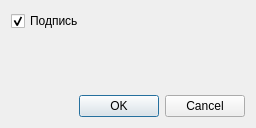
<?xml version="1.0" encoding="UTF-8"?>
<ui version="4.0">
 <class>Dialog</class>
 <widget class="QDialog" name="Dialog">
  <property name="geometry">
   <rect>
    <x>0</x>
    <y>0</y>
    <width>256</width>
    <height>128</height>
   </rect>
  </property>
  <property name="windowTitle">
   <string>Свойства пика</string>
  </property>
  <layout class="QGridLayout" name="gridLayout">
   <item row="2" column="0">
    <widget class="QDialogButtonBox" name="buttonBox">
     <property name="orientation">
      <enum>Qt::Horizontal</enum>
     </property>
     <property name="standardButtons">
      <set>QDialogButtonBox::Cancel|QDialogButtonBox::Ok</set>
     </property>
    </widget>
   </item>
   <item row="1" column="0">
    <spacer name="verticalSpacer">
     <property name="orientation">
      <enum>Qt::Vertical</enum>
     </property>
     <property name="sizeHint" stdset="0">
      <size>
       <width>20</width>
       <height>40</height>
      </size>
     </property>
    </spacer>
   </item>
   <item row="0" column="0">
    <widget class="QCheckBox" name="checkbox_label">
     <property name="text">
      <string>Подпись</string>
     </property>
     <property name="checked">
      <bool>true</bool>
     </property>
    </widget>
   </item>
  </layout>
 </widget>
 <resources/>
 <connections>
  <connection>
   <sender>buttonBox</sender>
   <signal>accepted()</signal>
   <receiver>Dialog</receiver>
   <slot>accept()</slot>
   <hints>
    <hint type="sourcelabel">
     <x>248</x>
     <y>254</y>
    </hint>
    <hint type="destinationlabel">
     <x>157</x>
     <y>274</y>
    </hint>
   </hints>
  </connection>
  <connection>
   <sender>buttonBox</sender>
   <signal>rejected()</signal>
   <receiver>Dialog</receiver>
   <slot>reject()</slot>
   <hints>
    <hint type="sourcelabel">
     <x>316</x>
     <y>260</y>
    </hint>
    <hint type="destinationlabel">
     <x>286</x>
     <y>274</y>
    </hint>
   </hints>
  </connection>
 </connections>
</ui>
